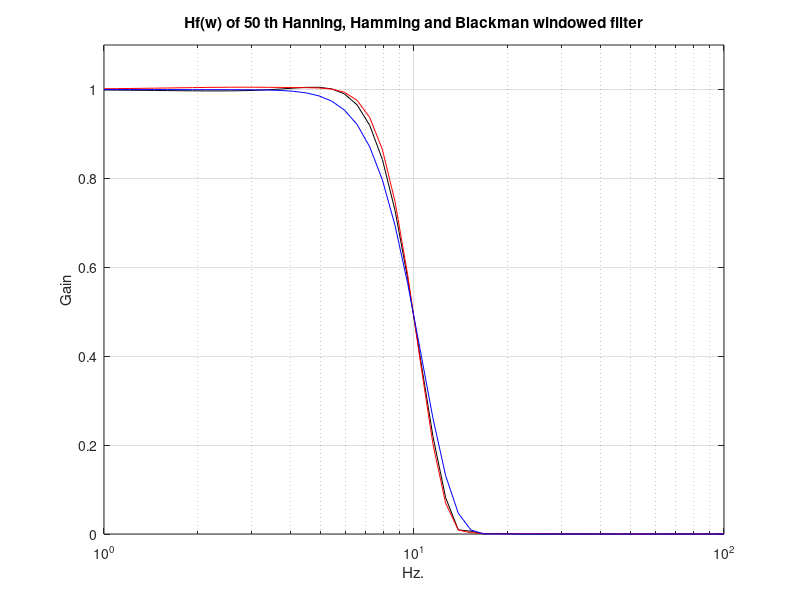

Write MATLAB code to recreate this figure.
% Comparison of Hf(w) of Hanning, Hamming and Blackman windowed filters
fs=130; %sampling frequency in Hz.
fc=10/(fs/2); %cut-off at 10 Hz.
N=50; %even order
f=logspace(0,2); %logaritmic set of frequency values in Hz.
dend=[1]; %transfer function denominator

hw=hanning(N+1); %Hanning window
numd=fir1(N,fc,hw); %transfer function numerator
G=freqz(numd,dend,f,fs); %computes frequency response
semilogx(f,abs(G),'k'); %plots gain
hold on;

hw=hamming(N+1); %Hamming window
numd=fir1(N,fc,hw); %transfer function numerator
G=freqz(numd,dend,f,fs); %computes frequency response
semilogx(f,abs(G),'r'); %plots gain

hw=blackman(N+1); %Blackman window
numd=fir1(N,fc,hw); %transfer function numerator
G=freqz(numd,dend,f,fs); %computes frequency response
semilogx(f,abs(G),'b'); %plots gain

axis([1 100 0 1.1]);
grid;
ylabel('Gain'); xlabel('Hz.'); title('Hf(w) of 50 th Hanning, Hamming and Blackman windowed filter')
